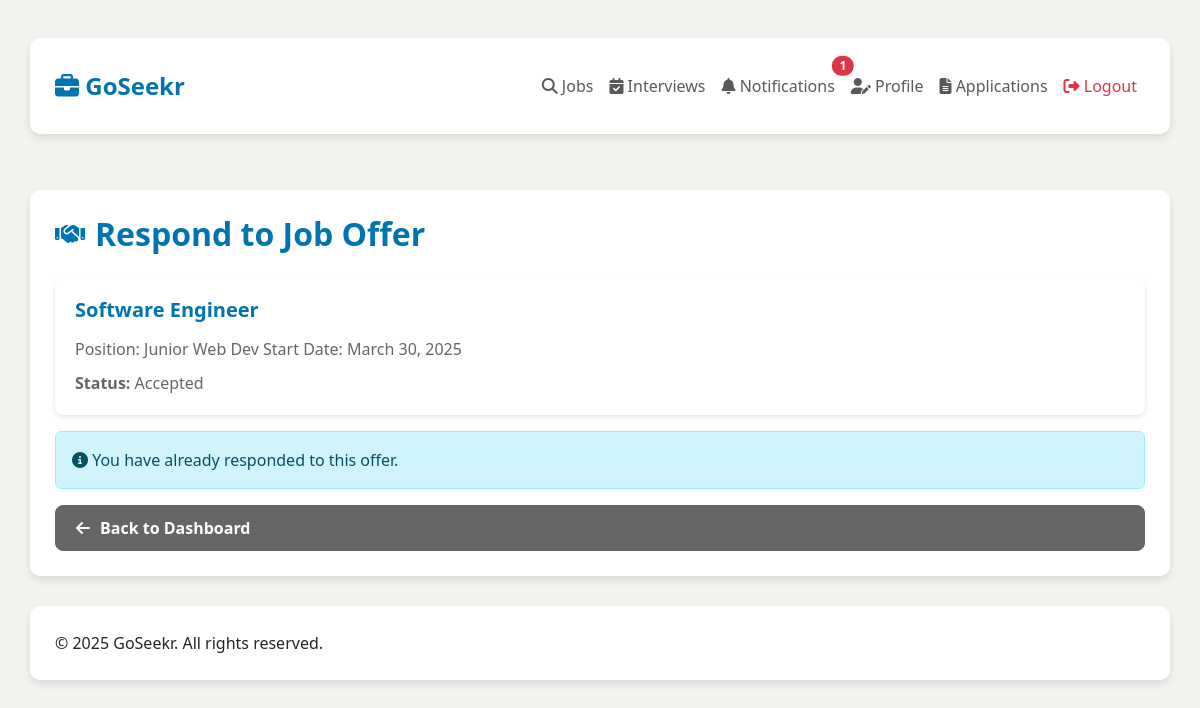
The app's page /job_seeker/respond_offer.php?offer_id=2 (signed in) with its own data.
### tables this page shows
CREATE TABLE `job_offers` (
  `offer_id` int(11) NOT NULL,
  `application_id` int(11) NOT NULL,
  `offer_details` text NOT NULL,
  `status` enum('pending','accepted','declined') DEFAULT 'pending',
  `employer_id` int(11) NOT NULL,
  `seeker_id` int(11) NOT NULL,
  `job_id` int(11) NOT NULL,
  `created_at` timestamp NOT NULL DEFAULT current_timestamp(),
  `salary` decimal(10,2) NOT NULL
);

CREATE TABLE `job_postings` (
  `job_id` int(11) NOT NULL,
  `employer_id` int(11) NOT NULL,
  `title` varchar(255) NOT NULL,
  `description` text NOT NULL,
  `requirements` text NOT NULL,
  `skills` text NOT NULL,
  `status` enum('pending','approved','rejected','unavailable') NOT NULL,
  `created_at` timestamp NOT NULL DEFAULT current_timestamp(),
  `location` varchar(255) DEFAULT NULL,
  `quota` int(11) DEFAULT 1
);

### job_seeker/respond_offer.php (the view, shortened to what this page needs)
<?php
include '../db.php';
$offer_id = $_GET['offer_id'];
$user_id = $_SESSION['user_id'];
$sql = "SELECT job_offers.*, job_postings.title
        FROM job_offers
        JOIN job_postings ON job_offers.job_id = job_postings.job_id
        WHERE job_offers.offer_id = ?";
$stmt = $conn->prepare($sql);
$stmt->bind_param("i", $offer_id);
$stmt->execute();
$result = $stmt->get_result();
$offer = $result->fetch_assoc();
$job_title = $offer['title'];
$offer_details = $offer['offer_details'];
$offer_status = $offer['status'];
$sql = "SELECT COUNT(*) AS unread_count FROM notifications WHERE user_id = $user_id AND status = 'unread'";
$unread_count = $conn->query($sql)->fetch_assoc()['unread_count'];
?>
<!DOCTYPE html>
<html lang="en">
<head>
    <link href="https://cdn.jsdelivr.net/npm/bootstrap@5.3.0/dist/css/bootstrap.min.css" rel="stylesheet">
    <link rel="stylesheet" href="https://cdnjs.cloudflare.com/ajax/libs/font-awesome/6.4.0/css/all.min.css">
</head>
<body>
    <nav class="navbar navbar-expand-lg navbar-light">
        <div class="container">
            <a class="navbar-brand brand-logo" href="dashboard.php">
                <i class="fas fa-briefcase"></i> GoSeekr
            </a>
            <div class="collapse navbar-collapse" id="navbarNav">
                <ul class="navbar-nav ms-auto">
                    <li class="nav-item">
                        <a class="nav-link" href="search_jobs.php">
                            <i class="fas fa-search"></i> Jobs
                        </a>
                    </li>
                    <li class="nav-item">
                        <a class="nav-link" href="view_interview.php">
                            <i class="fas fa-calendar-check"></i> Interviews
                        </a>
                    </li>
                    <li class="nav-item nav-notification">
                        <a class="nav-link position-relative" href="notifications.php">
                            <i class="fas fa-bell"></i> Notifications
                            <?php if ($unread_count > 0): ?>
                                <span class="position-absolute top-0 start-100 translate-middle badge rounded-pill bg-danger">
                                    <?php echo $unread_count; ?>
                                </span>
                            <?php endif; ?>
                        </a>
                    </li>
                    <li class="nav-item">
                        <a class="nav-link" href="update_profile.php">
                            <i class="fas fa-user-edit"></i> Profile
                        </a>
                    </li>
                    <li class="nav-item">
                        <a class="nav-link" href="view_applications.php">
                            <i class="fas fa-file-alt"></i> Applications
                        </a>
                    </li>
                    <li class="nav-item">
                        <a class="nav-link text-danger" href="logout.php">
                            <i class="fas fa-sign-out-alt"></i> Logout
                        </a>
                    </li>
                </ul>
            </div>
        </div>
    </nav>
    <div class="container mt-5">
        <h2><i class="fas fa-handshake"></i>Respond to Job Offer</h2>
        <div class="card mb-3">
            <div class="card-body">
                <h5 class="card-title"><?php echo $job_title; ?></h5>
                <p class="card-text"><?php echo $offer_details; ?></p>
                <p class="card-text"><strong>Status:</strong>
                    <span class="status-badge <?php echo $offer_status; ?>">
                        <?php echo ucfirst($offer_status); ?>
                    </span>
                </p>
            </div>
        </div>
        <?php if ($offer_status === 'pending'): ?>
            <form action="respond_offer_handler.php" method="POST">
                <input type="hidden" name="offer_id" value="<?php echo $offer_id; ?>">
                <div class="mb-3">
                    <label class="form-label">Your Response:</label>
                    <div>
                        <button type="submit" name="response" value="accepted" class="btn btn-success me-2">
                            <i class="fas fa-check-circle"></i>Accept Offer
                        </button>
                        <button type="submit" name="response" value="declined" class="btn btn-danger">
                            <i class="fas fa-times-circle"></i>Decline Offer
                        </button>
                    </div>
                </div>
            </form>
        <?php else: ?>
            <div class="alert alert-info">
                <i class="fas fa-info-circle"></i> You have already responded to this offer.
            </div>
        <?php endif; ?>
        <a href="dashboard.php" class="btn btn-secondary">
            <i class="fas fa-arrow-left"></i>Back to Dashboard
        </a>
    </div>
</body>
<footer class="footer mt-auto">
    <div class="container">
        <div class="row">
            <div class="col-md-6">
                <p class="mb-0">&copy; 2025 GoSeekr. All rights reserved.</p>
            </div>
        </div>
    </div>
</footer>
</html>

### job_seeker/respond_offer.php (style rules this page uses)
:root { --primary-color: #0073b1; --secondary-color: #0a66c2; --accent-color: #f5f5f5; --text-muted: #666; --border-color: #e0e0e0; }
body { background-color: #f3f2ef; font-family: 'Segoe UI', Tahoma, Geneva, Verdana, sans-serif; }
.container { background-color: white; padding: 25px; border-radius: 10px; box-shadow: 0 4px 8px rgba(0, 0, 0, 0.1); margin-top: 30px; }
h2 { color: var(--primary-color); font-weight: 700; margin-bottom: 25px; display: flex; align-items: center; gap: 10px; }
h2 i { font-size: 1.5rem; color: var(--primary-color); }
.card { border: none; border-radius: 8px; box-shadow: 0 2px 4px rgba(0, 0, 0, 0.1); margin-bottom: 20px; transition: transform 0.2s; }
.card-body { padding: 20px; }
.card-title { color: var(--primary-color); font-weight: 700; margin-bottom: 15px; }
.card-text { color: var(--text-muted); margin-bottom: 10px; }
.btn-secondary { background-color: var(--text-muted); border-color: var(--text-muted); border-radius: 8px; padding: 10px 20px; font-weight: 600; display: flex; align-items: center; gap: 10px; }
.brand-logo { font-size: 24px; font-weight: bold; color: var(--primary-color); }

### records on screen
job_offers: job.title "Software Engineer", offer_details "Position: Junior Web Dev Start Date: March 30, 2025", status "Accepted"

### other values on screen
$unread_count "1"
